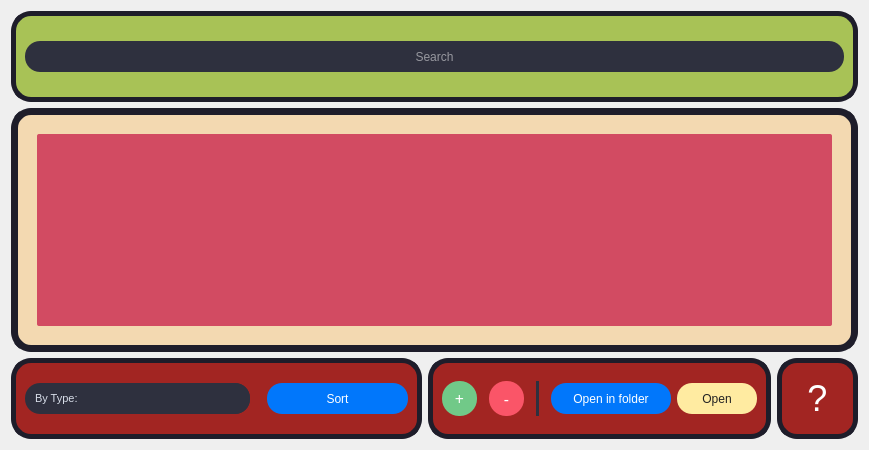
            <widget class="QWidget" name="page_2">
             <layout class="QGridLayout" name="gridLayout_9">
              <item row="0" column="0" colspan="3">
               <widget class="QFrame" name="frame_4">
                <property name="sizePolicy">
                 <sizepolicy hsizetype="Expanding" vsizetype="Fixed">
                  <horstretch>0</horstretch>
                  <verstretch>0</verstretch>
                 </sizepolicy>
                </property>
                <property name="minimumSize">
                 <size>
                  <width>841</width>
                  <height>91</height>
                 </size>
                </property>
                <property name="maximumSize">
                 <size>
                  <width>16777215</width>
                  <height>91</height>
                 </size>
                </property>
                <property name="styleSheet">
                 <string notr="true">background-color: #A8C256;
border-radius: 20px;
border: 5px solid  rgb(30, 29, 42);</string>
                </property>
                <property name="frameShape">
                 <enum>QFrame::StyledPanel</enum>
                </property>
                <property name="frameShadow">
                 <enum>QFrame::Raised</enum>
                </property>
                <layout class="QGridLayout" name="gridLayout_7">
                 <item row="2" column="0">
                  <spacer name="verticalSpacer_12">
                   <property name="orientation">
                    <enum>Qt::Vertical</enum>
                   </property>
                   <property name="sizeHint" stdset="0">
                    <size>
                     <width>20</width>
                     <height>7</height>
                    </size>
                   </property>
                  </spacer>
                 </item>
                 <item row="1" column="0">
                  <widget class="QLineEdit" name="fm_search_box">
                   <property name="minimumSize">
                    <size>
                     <width>801</width>
                     <height>31</height>
                    </size>
                   </property>
                   <property name="styleSheet">
                    <string notr="true">background-color: rgb(46, 48, 62);
color: rgb(255, 255, 255);
border-radius: 15px;
border: none;</string>
                   </property>
                   <property name="alignment">
                    <set>Qt::AlignCenter</set>
                   </property>
                   <property name="placeholderText">
                    <string>Search</string>
                   </property>
                  </widget>
                 </item>
                 <item row="0" column="0">
                  <spacer name="verticalSpacer_11">
                   <property name="orientation">
                    <enum>Qt::Vertical</enum>
                   </property>
                   <property name="sizeHint" stdset="0">
                    <size>
                     <width>20</width>
                     <height>7</height>
                    </size>
                   </property>
                  </spacer>
                 </item>
                </layout>
               </widget>
              </item>
              <item row="1" column="0" colspan="3">
               <widget class="QFrame" name="frame_8">
                <property name="sizePolicy">
                 <sizepolicy hsizetype="Expanding" vsizetype="Expanding">
                  <horstretch>0</horstretch>
                  <verstretch>0</verstretch>
                 </sizepolicy>
                </property>
                <property name="styleSheet">
                 <string notr="true">background-color: #F3D9B1;
border-radius: 20px;
border: 7px solid  rgb(30, 29, 42);</string>
                </property>
                <property name="frameShape">
                 <enum>QFrame::StyledPanel</enum>
                </property>
                <property name="frameShadow">
                 <enum>QFrame::Raised</enum>
                </property>
                <layout class="QGridLayout" name="gridLayout_3">
                 <item row="0" column="2">
                  <spacer name="verticalSpacer">
                   <property name="orientation">
                    <enum>Qt::Vertical</enum>
                   </property>
                   <property name="sizeType">
                    <enum>QSizePolicy::Fixed</enum>
                   </property>
                   <property name="sizeHint" stdset="0">
                    <size>
                     <width>20</width>
                     <height>10</height>
                    </size>
                   </property>
                  </spacer>
                 </item>
                 <item row="1" column="0">
                  <spacer name="horizontalSpacer">
                   <property name="orientation">
                    <enum>Qt::Horizontal</enum>
                   </property>
                   <property name="sizeType">
                    <enum>QSizePolicy::Fixed</enum>
                   </property>
                   <property name="sizeHint" stdset="0">
                    <size>
                     <width>10</width>
                     <height>20</height>
                    </size>
                   </property>
                  </spacer>
                 </item>
                 <item row="2" column="3">
                  <spacer name="horizontalSpacer_2">
                   <property name="orientation">
                    <enum>Qt::Horizontal</enum>
                   </property>
                   <property name="sizeType">
                    <enum>QSizePolicy::Fixed</enum>
                   </property>
                   <property name="sizeHint" stdset="0">
                    <size>
                     <width>10</width>
                     <height>10</height>
                    </size>
                   </property>
                  </spacer>
                 </item>
                 <item row="3" column="1">
                  <spacer name="verticalSpacer_2">
                   <property name="orientation">
                    <enum>Qt::Vertical</enum>
                   </property>
                   <property name="sizeType">
                    <enum>QSizePolicy::Fixed</enum>
                   </property>
                   <property name="sizeHint" stdset="0">
                    <size>
                     <width>10</width>
                     <height>10</height>
                    </size>
                   </property>
                  </spacer>
                 </item>
                 <item row="1" column="1" rowspan="2" colspan="2">
                  <widget class="QListWidget" name="fm_listwidget">
                   <property name="styleSheet">
                    <string notr="true">QListWidget {
    background-color: #D24B62;
	font: 10pt &quot;Arial&quot;;
    border: none;
    color: white; /* Make the text white */
	border-radius: 2px;
}
QListWidget::item:selected {
    background-color: rgb(70, 73, 92); /* Slight highlight on selection */
    color: white;
}
QListWidget::item:hover {
    background-color: rgb(60, 63, 82);
}</string>
                   </property>
                  </widget>
                 </item>
                </layout>
               </widget>
              </item>
              <item row="2" column="0">
               <widget class="QFrame" name="frame_5">
                <property name="sizePolicy">
                 <sizepolicy hsizetype="Preferred" vsizetype="Fixed">
                  <horstretch>0</horstretch>
                  <verstretch>0</verstretch>
                 </sizepolicy>
                </property>
                <property name="minimumSize">
                 <size>
                  <width>411</width>
                  <height>81</height>
                 </size>
                </property>
                <property name="styleSheet">
                 <string notr="true">background-color: #A22522;
border-radius: 20px;
border: 5px solid  rgb(30, 29, 42);</string>
                </property>
                <property name="frameShape">
                 <enum>QFrame::StyledPanel</enum>
                </property>
                <property name="frameShadow">
                 <enum>QFrame::Raised</enum>
                </property>
                <layout class="QGridLayout" name="gridLayout_4">
                 <item row="0" column="0">
                  <widget class="QComboBox" name="fm_sort_box">
                   <property name="sizePolicy">
                    <sizepolicy hsizetype="Expanding" vsizetype="Fixed">
                     <horstretch>0</horstretch>
                     <verstretch>0</verstretch>
                    </sizepolicy>
                   </property>
                   <property name="minimumSize">
                    <size>
                     <width>0</width>
                     <height>31</height>
                    </size>
                   </property>
                   <property name="font">
                    <font>
                     <family>Arial</family>
                     <pointsize>8</pointsize>
                     <weight>50</weight>
                     <italic>false</italic>
                     <bold>false</bold>
                    </font>
                   </property>
                   <property name="styleSheet">
                    <string notr="true">/* QComboBox Stylesheet */
QComboBox {
    background-color:  rgb(46, 48, 62);
	font: 8pt &quot;Arial&quot;;
    color: #D8DEE9;
    border: none;
    padding: 5px 10px;
    selection-background-color: #3B4252;
    border-radius: 15px;
}

QComboBox::drop-down {
    background-color:  rgb(46, 48, 62);
	font: 8pt &quot;Arial&quot;;
    border: none;
    width: 25px;
    border-top-right-radius: 15px;
    border-bottom-right-radius: 15px;
}

QComboBox QAbstractItemView {
    background-color:  rgb(46, 48, 62);
	font: 8pt &quot;Arial&quot;;
    color: #D8DEE9;
    border: none;
    selection-background-color: #3B4252;
    border-radius: 15px;
}</string>
                   </property>
                   <item>
                    <property name="text">
                     <string>By Type:</string>
                    </property>
                   </item>
                   <item>
                    <property name="text">
                     <string>By Name:</string>
                    </property>
                   </item>
                   <item>
                    <property name="text">
                     <string>By Date:</string>
                    </property>
                   </item>
                  </widget>
                 </item>
                 <item row="0" column="1">
                  <spacer name="horizontalSpacer_10">
                   <property name="orientation">
                    <enum>Qt::Horizontal</enum>
                   </property>
                   <property name="sizeType">
                    <enum>QSizePolicy::Fixed</enum>
                   </property>
                   <property name="sizeHint" stdset="0">
                    <size>
                     <width>11</width>
                     <height>20</height>
                    </size>
                   </property>
                  </spacer>
                 </item>
                 <item row="0" column="2">
                  <widget class="QPushButton" name="fm_sort_btn">
                   <property name="sizePolicy">
                    <sizepolicy hsizetype="Fixed" vsizetype="Fixed">
                     <horstretch>0</horstretch>
                     <verstretch>0</verstretch>
                    </sizepolicy>
                   </property>
                   <property name="minimumSize">
                    <size>
                     <width>141</width>
                     <height>31</height>
                    </size>
                   </property>
                   <property name="styleSheet">
                    <string notr="true">QPushButton {
background-color: rgb(1, 119, 251);
color: rgb(255, 255, 255);
border-radius: 15px;
border: none;
font: 87 8pt &quot;Arial Black&quot;;
}

QPushButton:hover {
background-color: rgb(44, 146, 255);
}

QPushButton:pressed {
background-color: rgb(255, 255, 255);
color: rgb(1, 119, 251);
}</string>
                   </property>
                   <property name="text">
                    <string>Sort</string>
                   </property>
                  </widget>
                 </item>
                </layout>
               </widget>
              </item>
              <item row="2" column="1">
               <widget class="QFrame" name="frame_6">
                <property name="sizePolicy">
                 <sizepolicy hsizetype="MinimumExpanding" vsizetype="Fixed">
                  <horstretch>0</horstretch>
                  <verstretch>0</verstretch>
                 </sizepolicy>
                </property>
                <property name="minimumSize">
                 <size>
                  <width>301</width>
                  <height>81</height>
                 </size>
                </property>
                <property name="maximumSize">
                 <size>
                  <width>16777215</width>
                  <height>16777215</height>
                 </size>
                </property>
                <property name="styleSheet">
                 <string notr="true">background-color: #A22522;
border-radius: 20px;
border: 5px solid  rgb(30, 29, 42);</string>
                </property>
                <property name="frameShape">
                 <enum>QFrame::StyledPanel</enum>
                </property>
                <property name="frameShadow">
                 <enum>QFrame::Raised</enum>
                </property>
                <layout class="QGridLayout" name="gridLayout_5">
                 <item row="0" column="0">
                  <widget class="QPushButton" name="fm_add_btn">
                   <property name="sizePolicy">
                    <sizepolicy hsizetype="Fixed" vsizetype="Fixed">
                     <horstretch>0</horstretch>
                     <verstretch>0</verstretch>
                    </sizepolicy>
                   </property>
                   <property name="minimumSize">
                    <size>
                     <width>35</width>
                     <height>35</height>
                    </size>
                   </property>
                   <property name="font">
                    <font>
                     <family>Arial Black</family>
                     <pointsize>12</pointsize>
                    </font>
                   </property>
                   <property name="styleSheet">
                    <string notr="true">QPushButton {
background-color: rgb(113, 201, 136);
color: rgb(255, 255, 255);
border-radius: 17px;
border: none;
}

QPushButton:hover {
background-color: rgb(127, 227, 152);
}

QPushButton:pressed {
background-color: rgb(75, 180, 96);
}</string>
                   </property>
                   <property name="text">
                    <string>+</string>
                   </property>
                  </widget>
                 </item>
                 <item row="0" column="1">
                  <spacer name="horizontalSpacer_5">
                   <property name="orientation">
                    <enum>Qt::Horizontal</enum>
                   </property>
                   <property name="sizeType">
                    <enum>QSizePolicy::Fixed</enum>
                   </property>
                   <property name="sizeHint" stdset="0">
                    <size>
                     <width>6</width>
                     <height>20</height>
                    </size>
                   </property>
                  </spacer>
                 </item>
                 <item row="0" column="2">
                  <widget class="QPushButton" name="fm_del_btn">
                   <property name="sizePolicy">
                    <sizepolicy hsizetype="Fixed" vsizetype="Fixed">
                     <horstretch>0</horstretch>
                     <verstretch>0</verstretch>
                    </sizepolicy>
                   </property>
                   <property name="minimumSize">
                    <size>
                     <width>35</width>
                     <height>35</height>
                    </size>
                   </property>
                   <property name="font">
                    <font>
                     <family>Arial Black</family>
                     <pointsize>12</pointsize>
                    </font>
                   </property>
                   <property name="styleSheet">
                    <string notr="true">QPushButton {
background-color: rgb(250, 85, 104);
color: rgb(255, 255, 255);
border-radius: 17px;
border: none;
}

QPushButton:hover {
background-color: rgb(250, 121, 136);
}

QPushButton:pressed {
background-color: rgb(250, 66, 88);
}</string>
                   </property>
                   <property name="text">
                    <string>-</string>
                   </property>
                  </widget>
                 </item>
                 <item row="0" column="3">
                  <spacer name="horizontalSpacer_38">
                   <property name="orientation">
                    <enum>Qt::Horizontal</enum>
                   </property>
                   <property name="sizeType">
                    <enum>QSizePolicy::Fixed</enum>
                   </property>
                   <property name="sizeHint" stdset="0">
                    <size>
                     <width>6</width>
                     <height>20</height>
                    </size>
                   </property>
                  </spacer>
                 </item>
                 <item row="0" column="4">
                  <widget class="Line" name="line_8">
                   <property name="styleSheet">
                    <string notr="true">border-color: rgb(46, 48, 62);</string>
                   </property>
                   <property name="orientation">
                    <enum>Qt::Vertical</enum>
                   </property>
                  </widget>
                 </item>
                 <item row="0" column="5">
                  <spacer name="horizontalSpacer_39">
                   <property name="orientation">
                    <enum>Qt::Horizontal</enum>
                   </property>
                   <property name="sizeType">
                    <enum>QSizePolicy::Fixed</enum>
                   </property>
                   <property name="sizeHint" stdset="0">
                    <size>
                     <width>6</width>
                     <height>20</height>
                    </size>
                   </property>
                  </spacer>
                 </item>
                 <item row="0" column="6">
                  <widget class="QPushButton" name="fm_openfolder_btn">
                   <property name="sizePolicy">
                    <sizepolicy hsizetype="Expanding" vsizetype="Fixed">
                     <horstretch>0</horstretch>
                     <verstretch>0</verstretch>
                    </sizepolicy>
                   </property>
                   <property name="minimumSize">
                    <size>
                     <width>120</width>
                     <height>31</height>
                    </size>
                   </property>
                   <property name="styleSheet">
                    <string notr="true">QPushButton {
background-color: rgb(1, 119, 251);
color: rgb(255, 255, 255);
border-radius: 15px;
border: none;
font: 87 8pt &quot;Arial Black&quot;;
}

QPushButton:hover {
background-color: rgb(44, 146, 255);
}

QPushButton:pressed {
background-color: rgb(255, 255, 255);
color: rgb(1, 119, 251);
}</string>
                   </property>
                   <property name="text">
                    <string>Open in folder</string>
                   </property>
                  </widget>
                 </item>
                 <item row="0" column="7">
                  <widget class="QPushButton" name="fm_open_btn">
                   <property name="sizePolicy">
                    <sizepolicy hsizetype="Expanding" vsizetype="Fixed">
                     <horstretch>0</horstretch>
                     <verstretch>0</verstretch>
                    </sizepolicy>
                   </property>
                   <property name="minimumSize">
                    <size>
                     <width>80</width>
                     <height>31</height>
                    </size>
                   </property>
                   <property name="styleSheet">
                    <string notr="true">QPushButton {
background-color:#FFEBA1;
color: rgb(34, 34, 34);
border-radius: 15px;
border: none;
font: 87 8pt &quot;Arial Black&quot;;
}

QPushButton:hover {
background-color: rgb(255, 255, 255);
border-radius: 15px;
}

QPushButton:pressed {
background-color: rgb(251, 255, 121);
color: rgb(0, 0, 0);
}</string>
                   </property>
                   <property name="text">
                    <string>Open</string>
                   </property>
                  </widget>
                 </item>
                </layout>
               </widget>
              </item>
              <item row="2" column="2">
               <widget class="QFrame" name="frame_7">
                <property name="sizePolicy">
                 <sizepolicy hsizetype="Fixed" vsizetype="Fixed">
                  <horstretch>0</horstretch>
                  <verstretch>0</verstretch>
                 </sizepolicy>
                </property>
                <property name="minimumSize">
                 <size>
                  <width>81</width>
                  <height>81</height>
                 </size>
                </property>
                <property name="styleSheet">
                 <string notr="true">background-color:#A22522;
color: rgb(255, 255, 255);
border-radius: 20px;
border: 5px solid  rgb(30, 29, 42);</string>
                </property>
                <property name="frameShape">
                 <enum>QFrame::StyledPanel</enum>
                </property>
                <property name="frameShadow">
                 <enum>QFrame::Raised</enum>
                </property>
                <layout class="QGridLayout" name="gridLayout_8">
                 <item row="0" column="0">
                  <widget class="QPushButton" name="guide2_btn">
                   <property name="font">
                    <font>
                     <pointsize>27</pointsize>
                    </font>
                   </property>
                   <property name="styleSheet">
                    <string notr="true">QPushButton {
color: rgb(255, 255, 255);
border: none;
}

QPushButton:hover {
color: rgb(79, 162, 251);
}

QPushButton:pressed {
color: rgb(1, 119, 251);
}</string>
                   </property>
                   <property name="text">
                    <string>?</string>
                   </property>
                  </widget>
                 </item>
                </layout>
               </widget>
              </item>
             </layout>
            </widget>
